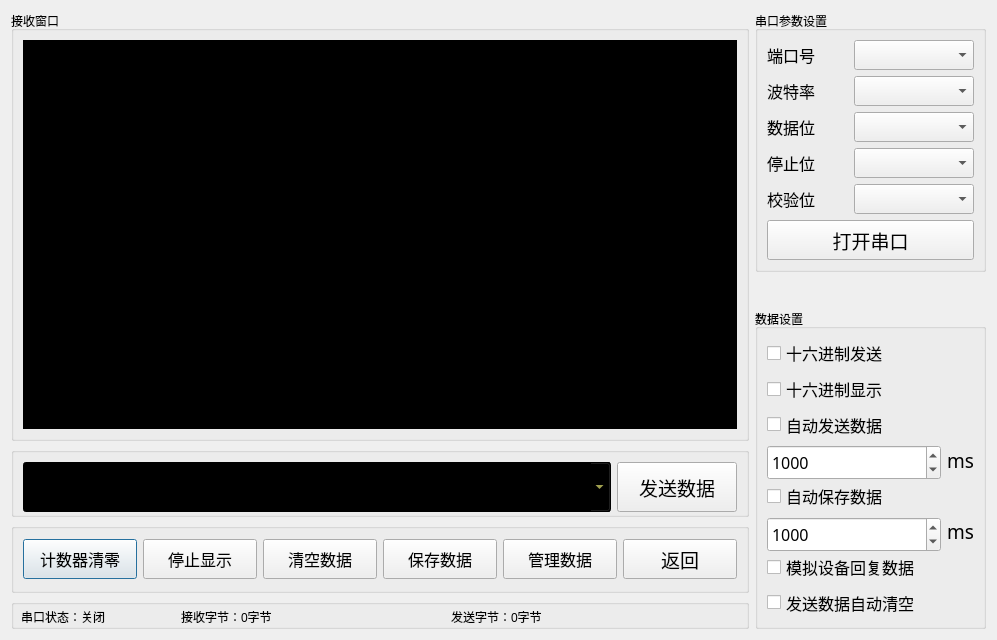
<?xml version="1.0" encoding="UTF-8"?>
<ui version="4.0">
 <class>SerialPortTest</class>
 <widget class="QDialog" name="SerialPortTest">
  <property name="geometry">
   <rect>
    <x>0</x>
    <y>0</y>
    <width>997</width>
    <height>640</height>
   </rect>
  </property>
  <property name="windowTitle">
   <string>Dialog</string>
  </property>
  <layout class="QGridLayout" name="gridLayout_6">
   <item row="5" column="0">
    <widget class="QGroupBox" name="groupBox_2">
     <property name="maximumSize">
      <size>
       <width>16777215</width>
       <height>70</height>
      </size>
     </property>
     <property name="title">
      <string/>
     </property>
     <layout class="QGridLayout" name="gridLayout_5">
      <item row="0" column="0">
       <layout class="QHBoxLayout" name="horizontalLayout_8">
        <item>
         <widget class="QPushButton" name="btnSendClear">
          <property name="minimumSize">
           <size>
            <width>0</width>
            <height>40</height>
           </size>
          </property>
          <property name="font">
           <font>
            <family>Agency FB</family>
            <pointsize>12</pointsize>
           </font>
          </property>
          <property name="text">
           <string>计数器清零</string>
          </property>
          <property name="checkable">
           <bool>false</bool>
          </property>
         </widget>
        </item>
        <item>
         <widget class="QPushButton" name="btnStopShow">
          <property name="minimumSize">
           <size>
            <width>0</width>
            <height>40</height>
           </size>
          </property>
          <property name="font">
           <font>
            <family>Agency FB</family>
            <pointsize>12</pointsize>
           </font>
          </property>
          <property name="text">
           <string>停止显示</string>
          </property>
          <property name="checkable">
           <bool>false</bool>
          </property>
         </widget>
        </item>
        <item>
         <widget class="QPushButton" name="btnClearAll">
          <property name="minimumSize">
           <size>
            <width>0</width>
            <height>40</height>
           </size>
          </property>
          <property name="font">
           <font>
            <family>Agency FB</family>
            <pointsize>12</pointsize>
           </font>
          </property>
          <property name="text">
           <string>清空数据</string>
          </property>
          <property name="checkable">
           <bool>false</bool>
          </property>
         </widget>
        </item>
        <item>
         <widget class="QPushButton" name="btnSaveData">
          <property name="minimumSize">
           <size>
            <width>0</width>
            <height>40</height>
           </size>
          </property>
          <property name="font">
           <font>
            <family>Agency FB</family>
            <pointsize>12</pointsize>
           </font>
          </property>
          <property name="text">
           <string>保存数据</string>
          </property>
          <property name="checkable">
           <bool>false</bool>
          </property>
         </widget>
        </item>
        <item>
         <widget class="QPushButton" name="btnManData">
          <property name="minimumSize">
           <size>
            <width>0</width>
            <height>40</height>
           </size>
          </property>
          <property name="font">
           <font>
            <family>Agency FB</family>
            <pointsize>12</pointsize>
           </font>
          </property>
          <property name="text">
           <string>管理数据</string>
          </property>
          <property name="checkable">
           <bool>false</bool>
          </property>
         </widget>
        </item>
        <item>
         <widget class="QPushButton" name="btnReturn">
          <property name="minimumSize">
           <size>
            <width>0</width>
            <height>40</height>
           </size>
          </property>
          <property name="font">
           <font>
            <family>Agency FB</family>
            <pointsize>14</pointsize>
           </font>
          </property>
          <property name="text">
           <string>返回</string>
          </property>
          <property name="checkable">
           <bool>false</bool>
          </property>
         </widget>
        </item>
       </layout>
      </item>
     </layout>
    </widget>
   </item>
   <item row="0" column="1">
    <widget class="QGroupBox" name="gbSerialSet">
     <property name="minimumSize">
      <size>
       <width>0</width>
       <height>260</height>
      </size>
     </property>
     <property name="maximumSize">
      <size>
       <width>231</width>
       <height>300</height>
      </size>
     </property>
     <property name="title">
      <string>串口参数设置</string>
     </property>
     <layout class="QGridLayout" name="gridLayout">
      <item row="0" column="0">
       <layout class="QVBoxLayout" name="verticalLayout">
        <item>
         <layout class="QHBoxLayout" name="horizontalLayout">
          <item>
           <widget class="QLabel" name="label_3">
            <property name="font">
             <font>
              <family>Agency FB</family>
              <pointsize>12</pointsize>
             </font>
            </property>
            <property name="text">
             <string>端口号</string>
            </property>
           </widget>
          </item>
          <item>
           <widget class="QComboBox" name="cboxPortName">
            <property name="minimumSize">
             <size>
              <width>120</width>
              <height>30</height>
             </size>
            </property>
           </widget>
          </item>
         </layout>
        </item>
        <item>
         <layout class="QHBoxLayout" name="horizontalLayout_2">
          <item>
           <widget class="QLabel" name="label_4">
            <property name="font">
             <font>
              <family>Agency FB</family>
              <pointsize>12</pointsize>
             </font>
            </property>
            <property name="text">
             <string>波特率</string>
            </property>
           </widget>
          </item>
          <item>
           <widget class="QComboBox" name="cboxBaudRate">
            <property name="minimumSize">
             <size>
              <width>120</width>
              <height>30</height>
             </size>
            </property>
           </widget>
          </item>
         </layout>
        </item>
        <item>
         <layout class="QHBoxLayout" name="horizontalLayout_3">
          <item>
           <widget class="QLabel" name="label_6">
            <property name="font">
             <font>
              <family>Agency FB</family>
              <pointsize>12</pointsize>
             </font>
            </property>
            <property name="text">
             <string>数据位</string>
            </property>
           </widget>
          </item>
          <item>
           <widget class="QComboBox" name="cboxDataBit">
            <property name="minimumSize">
             <size>
              <width>120</width>
              <height>30</height>
             </size>
            </property>
           </widget>
          </item>
         </layout>
        </item>
        <item>
         <layout class="QHBoxLayout" name="horizontalLayout_4">
          <item>
           <widget class="QLabel" name="label_5">
            <property name="font">
             <font>
              <family>Agency FB</family>
              <pointsize>12</pointsize>
             </font>
            </property>
            <property name="text">
             <string>停止位</string>
            </property>
           </widget>
          </item>
          <item>
           <widget class="QComboBox" name="cboxStopBit">
            <property name="minimumSize">
             <size>
              <width>120</width>
              <height>30</height>
             </size>
            </property>
           </widget>
          </item>
         </layout>
        </item>
        <item>
         <layout class="QHBoxLayout" name="horizontalLayout_5">
          <item>
           <widget class="QLabel" name="label_7">
            <property name="font">
             <font>
              <family>Agency FB</family>
              <pointsize>12</pointsize>
             </font>
            </property>
            <property name="text">
             <string>校验位</string>
            </property>
           </widget>
          </item>
          <item>
           <widget class="QComboBox" name="cboxParity">
            <property name="minimumSize">
             <size>
              <width>120</width>
              <height>30</height>
             </size>
            </property>
           </widget>
          </item>
         </layout>
        </item>
        <item>
         <widget class="QPushButton" name="btnOpenSerail">
          <property name="minimumSize">
           <size>
            <width>0</width>
            <height>40</height>
           </size>
          </property>
          <property name="font">
           <font>
            <family>Agency FB</family>
            <pointsize>14</pointsize>
           </font>
          </property>
          <property name="text">
           <string>打开串口</string>
          </property>
          <property name="checkable">
           <bool>false</bool>
          </property>
         </widget>
        </item>
       </layout>
      </item>
     </layout>
    </widget>
   </item>
   <item row="4" column="0">
    <widget class="QGroupBox" name="groupBox">
     <property name="maximumSize">
      <size>
       <width>16777215</width>
       <height>70</height>
      </size>
     </property>
     <property name="title">
      <string/>
     </property>
     <layout class="QGridLayout" name="gridLayout_3">
      <item row="0" column="0">
       <widget class="QComboBox" name="txtSendData">
        <property name="sizePolicy">
         <sizepolicy hsizetype="Preferred" vsizetype="Fixed">
          <horstretch>0</horstretch>
          <verstretch>0</verstretch>
         </sizepolicy>
        </property>
        <property name="minimumSize">
         <size>
          <width>0</width>
          <height>50</height>
         </size>
        </property>
        <property name="contextMenuPolicy">
         <enum>Qt::DefaultContextMenu</enum>
        </property>
        <property name="autoFillBackground">
         <bool>false</bool>
        </property>
        <property name="styleSheet">
         <string notr="true">background-color: rgb(0, 0, 0);
font: 14pt &quot;宋体&quot;;
color: rgb(255, 255, 127);</string>
        </property>
        <property name="editable">
         <bool>true</bool>
        </property>
        <property name="sizeAdjustPolicy">
         <enum>QComboBox::AdjustToContentsOnFirstShow</enum>
        </property>
       </widget>
      </item>
      <item row="0" column="1">
       <widget class="QPushButton" name="btnSendButton">
        <property name="minimumSize">
         <size>
          <width>0</width>
          <height>50</height>
         </size>
        </property>
        <property name="maximumSize">
         <size>
          <width>120</width>
          <height>16777215</height>
         </size>
        </property>
        <property name="font">
         <font>
          <family>Agency FB</family>
          <pointsize>14</pointsize>
         </font>
        </property>
        <property name="text">
         <string>发送数据</string>
        </property>
        <property name="checkable">
         <bool>false</bool>
        </property>
       </widget>
      </item>
     </layout>
    </widget>
   </item>
   <item row="3" column="1" rowspan="4">
    <widget class="QGroupBox" name="gdataSet">
     <property name="maximumSize">
      <size>
       <width>231</width>
       <height>320</height>
      </size>
     </property>
     <property name="title">
      <string>数据设置</string>
     </property>
     <layout class="QGridLayout" name="gridLayout_2">
      <item row="0" column="0">
       <layout class="QVBoxLayout" name="verticalLayout_2">
        <item>
         <widget class="QCheckBox" name="ckHexSend">
          <property name="font">
           <font>
            <family>Agency FB</family>
            <pointsize>12</pointsize>
           </font>
          </property>
          <property name="text">
           <string>十六进制发送</string>
          </property>
         </widget>
        </item>
        <item>
         <widget class="QCheckBox" name="ckHexReceive">
          <property name="font">
           <font>
            <family>Agency FB</family>
            <pointsize>12</pointsize>
           </font>
          </property>
          <property name="text">
           <string>十六进制显示</string>
          </property>
         </widget>
        </item>
        <item>
         <widget class="QCheckBox" name="ckAutoSend">
          <property name="font">
           <font>
            <family>Agency FB</family>
            <pointsize>12</pointsize>
           </font>
          </property>
          <property name="text">
           <string>自动发送数据</string>
          </property>
         </widget>
        </item>
        <item>
         <layout class="QHBoxLayout" name="horizontalLayout_6">
          <item>
           <widget class="QSpinBox" name="spboxSendTime">
            <property name="sizePolicy">
             <sizepolicy hsizetype="Expanding" vsizetype="Expanding">
              <horstretch>0</horstretch>
              <verstretch>0</verstretch>
             </sizepolicy>
            </property>
            <property name="minimumSize">
             <size>
              <width>0</width>
              <height>35</height>
             </size>
            </property>
            <property name="font">
             <font>
              <family>Agency FB</family>
              <pointsize>12</pointsize>
             </font>
            </property>
            <property name="acceptDrops">
             <bool>false</bool>
            </property>
            <property name="wrapping">
             <bool>false</bool>
            </property>
            <property name="maximum">
             <number>999999</number>
            </property>
            <property name="value">
             <number>1000</number>
            </property>
           </widget>
          </item>
          <item>
           <widget class="QLabel" name="label">
            <property name="font">
             <font>
              <family>Agency FB</family>
              <pointsize>14</pointsize>
             </font>
            </property>
            <property name="text">
             <string>ms</string>
            </property>
           </widget>
          </item>
         </layout>
        </item>
        <item>
         <widget class="QCheckBox" name="ckAutoSave">
          <property name="font">
           <font>
            <family>Agency FB</family>
            <pointsize>12</pointsize>
           </font>
          </property>
          <property name="text">
           <string>自动保存数据</string>
          </property>
         </widget>
        </item>
        <item>
         <layout class="QHBoxLayout" name="horizontalLayout_7">
          <item>
           <widget class="QSpinBox" name="spboxSaveTime">
            <property name="sizePolicy">
             <sizepolicy hsizetype="Expanding" vsizetype="Expanding">
              <horstretch>0</horstretch>
              <verstretch>0</verstretch>
             </sizepolicy>
            </property>
            <property name="minimumSize">
             <size>
              <width>0</width>
              <height>35</height>
             </size>
            </property>
            <property name="font">
             <font>
              <family>Agency FB</family>
              <pointsize>12</pointsize>
             </font>
            </property>
            <property name="maximum">
             <number>999999</number>
            </property>
            <property name="value">
             <number>1000</number>
            </property>
           </widget>
          </item>
          <item>
           <widget class="QLabel" name="label_2">
            <property name="font">
             <font>
              <family>Agency FB</family>
              <pointsize>14</pointsize>
             </font>
            </property>
            <property name="text">
             <string>ms</string>
            </property>
           </widget>
          </item>
         </layout>
        </item>
        <item>
         <widget class="QCheckBox" name="cklsDebug">
          <property name="font">
           <font>
            <family>Agency FB</family>
            <pointsize>12</pointsize>
           </font>
          </property>
          <property name="text">
           <string>模拟设备回复数据</string>
          </property>
         </widget>
        </item>
        <item>
         <widget class="QCheckBox" name="cklsAutoClear">
          <property name="font">
           <font>
            <family>Agency FB</family>
            <pointsize>12</pointsize>
           </font>
          </property>
          <property name="text">
           <string>发送数据自动清空</string>
          </property>
         </widget>
        </item>
       </layout>
      </item>
     </layout>
    </widget>
   </item>
   <item row="0" column="0" rowspan="4">
    <widget class="QGroupBox" name="gReceive">
     <property name="title">
      <string>接收窗口</string>
     </property>
     <layout class="QGridLayout" name="gridLayout_4">
      <item row="0" column="0">
       <widget class="QTextEdit" name="ReceiveText">
        <property name="styleSheet">
         <string notr="true">background-color: rgb(0, 0, 0);
font: 12pt &quot;宋体&quot;;
color: rgb(255, 255, 127);</string>
        </property>
       </widget>
      </item>
     </layout>
    </widget>
   </item>
   <item row="6" column="0">
    <widget class="QGroupBox" name="groupBox_3">
     <property name="maximumSize">
      <size>
       <width>16777215</width>
       <height>30</height>
      </size>
     </property>
     <property name="title">
      <string/>
     </property>
     <widget class="QLabel" name="labReceiveByte">
      <property name="geometry">
       <rect>
        <x>170</x>
        <y>10</y>
        <width>111</width>
        <height>16</height>
       </rect>
      </property>
      <property name="text">
       <string>接收字节：0字节</string>
      </property>
     </widget>
     <widget class="QLabel" name="labSerialStatus">
      <property name="geometry">
       <rect>
        <x>10</x>
        <y>10</y>
        <width>111</width>
        <height>16</height>
       </rect>
      </property>
      <property name="text">
       <string>串口状态：关闭</string>
      </property>
     </widget>
     <widget class="QLabel" name="labSendByte">
      <property name="geometry">
       <rect>
        <x>440</x>
        <y>10</y>
        <width>111</width>
        <height>16</height>
       </rect>
      </property>
      <property name="text">
       <string>发送字节：0字节</string>
      </property>
     </widget>
    </widget>
   </item>
  </layout>
 </widget>
 <resources/>
 <connections/>
</ui>
